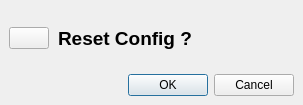
<?xml version="1.0" encoding="UTF-8"?>
<ui version="4.0">
 <class>ResetConfigDialog</class>
 <widget class="QDialog" name="ResetConfigDialog">
  <property name="geometry">
   <rect>
    <x>0</x>
    <y>0</y>
    <width>303</width>
    <height>105</height>
   </rect>
  </property>
  <property name="windowTitle">
   <string>Dialog</string>
  </property>
  <property name="styleSheet">
   <string notr="true"/>
  </property>
  <layout class="QGridLayout" name="gridLayout_2">
   <property name="leftMargin">
    <number>0</number>
   </property>
   <property name="topMargin">
    <number>0</number>
   </property>
   <property name="rightMargin">
    <number>0</number>
   </property>
   <property name="bottomMargin">
    <number>0</number>
   </property>
   <property name="spacing">
    <number>0</number>
   </property>
   <item row="0" column="0">
    <widget class="QFrame" name="frame">
     <layout class="QGridLayout" name="gridLayout">
      <item row="0" column="0">
       <layout class="QHBoxLayout" name="horizontalLayout" stretch="1,10">
        <property name="spacing">
         <number>9</number>
        </property>
        <item>
         <widget class="QPushButton" name="pushButton">
          <property name="styleSheet">
           <string notr="true">border-image: url(://resource/tip.jpg);</string>
          </property>
          <property name="text">
           <string/>
          </property>
          <property name="iconSize">
           <size>
            <width>64</width>
            <height>64</height>
           </size>
          </property>
         </widget>
        </item>
        <item>
         <widget class="QLabel" name="label">
          <property name="font">
           <font>
            <family>Arial</family>
            <pointsize>14</pointsize>
            <weight>75</weight>
            <bold>true</bold>
           </font>
          </property>
          <property name="text">
           <string>Reset Config ?</string>
          </property>
         </widget>
        </item>
       </layout>
      </item>
      <item row="1" column="0">
       <widget class="QDialogButtonBox" name="buttonBox">
        <property name="standardButtons">
         <set>QDialogButtonBox::Cancel|QDialogButtonBox::Ok</set>
        </property>
       </widget>
      </item>
     </layout>
    </widget>
   </item>
  </layout>
 </widget>
 <resources/>
 <connections>
  <connection>
   <sender>buttonBox</sender>
   <signal>accepted()</signal>
   <receiver>ResetConfigDialog</receiver>
   <slot>accept()</slot>
   <hints>
    <hint type="sourcelabel">
     <x>151</x>
     <y>84</y>
    </hint>
    <hint type="destinationlabel">
     <x>151</x>
     <y>52</y>
    </hint>
   </hints>
  </connection>
  <connection>
   <sender>buttonBox</sender>
   <signal>rejected()</signal>
   <receiver>ResetConfigDialog</receiver>
   <slot>reject()</slot>
   <hints>
    <hint type="sourcelabel">
     <x>151</x>
     <y>84</y>
    </hint>
    <hint type="destinationlabel">
     <x>151</x>
     <y>52</y>
    </hint>
   </hints>
  </connection>
 </connections>
</ui>
